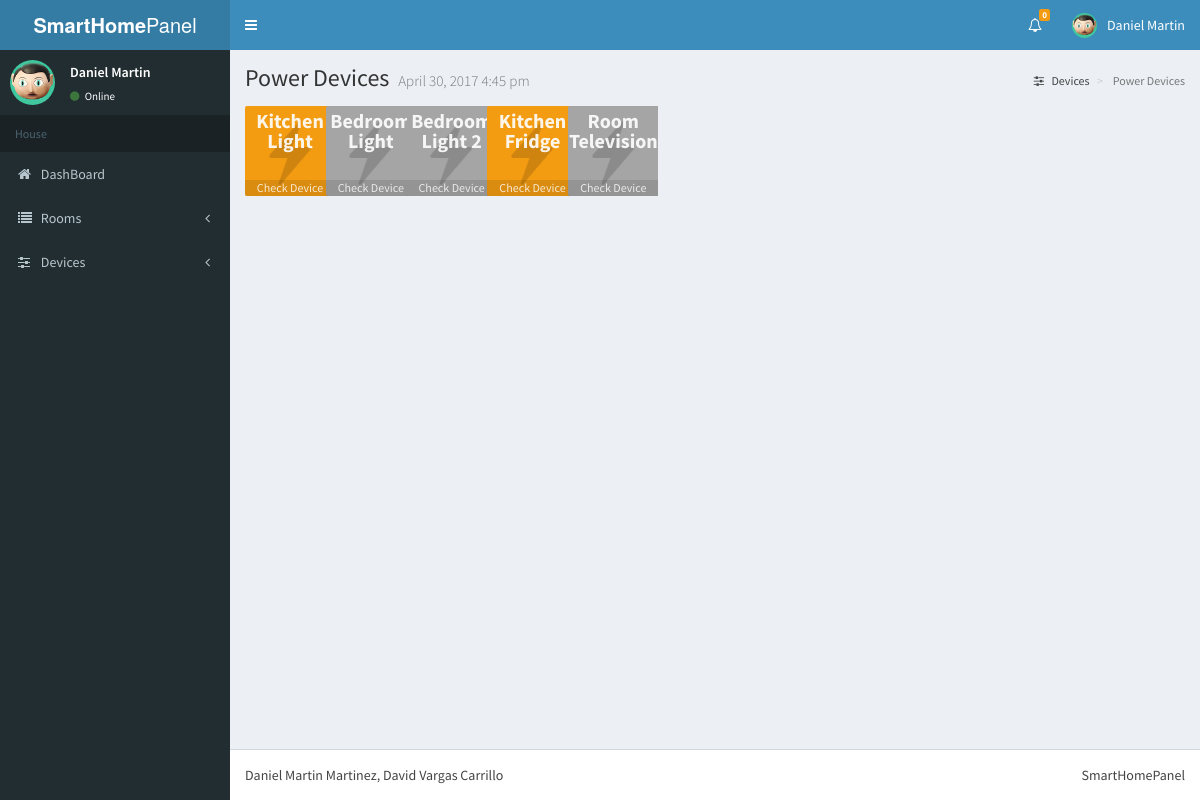
Page /content/device/device_controller.php?type=2 on the committed database.
### tables this page shows
CREATE TABLE `device` (
  `id` int(11) NOT NULL,
  `type` int(11) NOT NULL,
  `name` varchar(50) NOT NULL,
  `consumption` double NOT NULL,
  `RoomID` int(11) NOT NULL,
  `state` tinyint(1) DEFAULT NULL,
  `temperature` int(11) NOT NULL
);

### content/connector/connection.php (called while the page is built)
<?php
	class Connector{
		public static function DBConnection(){
			$usuario = "root";
			$pass = "";
			$host = "localhost";
			$dbname = "smarthousepanel";
			$mdb = new PDO("mysql:host=" . $host . ";dbname=" . $dbname, $usuario, $pass,array(PDO::MYSQL_ATTR_INIT_COMMAND => "SET NAMES utf8"));
			return $mdb;
		}
	}
?>

### content/device/device_controller.php (called while the page is built, shortened)
<?php
		require_once("device_model.php");
		require_once("../connector/connection.php");
		require_once("../menus/header.php");
		require_once("device_view.php");
		require_once("../menus/footer.php");
?>

### content/device/device_model.php (the view, shortened to what this page needs)
<?php
	class Device {
		function Device() {
			$this->mbd=Connector::DBConnection();
		}
		public function printDevices($elec_type) {
			if($elec_type == 4){
				$sentence = "SELECT * FROM device";
			}else{
				$sentence = "SELECT * FROM device WHERE type=" . $elec_type;
			}
			foreach ($this->mbd->query($sentence) as $row) {
				echo
				"<div class='col-md-1 col-sm-6 col-xs-4'>
				<div class='bg-aqua'>
				<span class='info-box-icon back" . $row['type']; if(!$row['state']){echo " device-off";}; echo "'><p class='device-name'><a href=device_controller.php?type=". $row['type'] ."&seton=" . $row['id'] .  ">" .  $row['name'] . "</a></p>
					<button type='button' class='small-box-footer-own' data-toggle='modal' data-target='#DevicePModal'
					data-ip='" . $row['id']  ."'
					data-Comp='". $row['consumption'] ."'
					data-State='"; if($row['state'] == 1){echo "Device is ON";}else{echo "Device is OFF";} echo "'
					Data-room='"; if($row['RoomID'] == 1){ echo "Kitchen"; }else if($row['RoomID'] == 2){echo "Living Room";} echo "'
					 data-whatever='".$row['name'] . "'>
					Check Device</button>".
				"
				</span>
				</div>
				</div>";
			}
		}
		public function getDeviceMenuListNotMain() {
			$sentence = "SELECT distinct  type FROM device";
			foreach ($this->mbd->query($sentence) as $row) {
				echo "<li><a href='../device/device_controller.php?type=" . $row['type'] . "'>";
				if($row['type'] == 2){
					echo "Power";
				}else if($row['type'] == 3){
					echo "Heating";
				}else if($row['type'] == 1){
					echo "Water";
				}
				echo  "</a></li>";
			}
		}
	}
?>

### css/style.css (style rules this page uses)
.back2 { background-color: #f39c12 !important; background-image: url("../images/electrick2.png"); background-repeat: no-repeat; background-position:center; }
.device-off { -webkit-filter: grayscale(100%); filter: grayscale(100%); }
.device-name { font-size: 20px; font-weight: bold; line-height: 20px; padding-top: 5px; opacity: 0.9; }
.device-name>a { color: white; }
.small-box-footer-own { text-align: center; padding: 3px 0; color: #fff; color: rgba(255,255,255,0.8); display: block; z-index: 10; background: rgba(0,0,0,0.1); text-decoration: none; font-size: 12px; line-height: 10px; bottom: 0; width: 100%; margin-top: 29px; border: 0; box-shadow:none; border-radius: 0px; }

### rows in the picture
device: name "Kitchen Light"
device: name "Bedroom Light"
device: name "Bedroom Light 2"
device: name "Kitchen Fridge"
device: name "Room Television"

### other values in the picture
$cuenta "0"
$type "Power"
